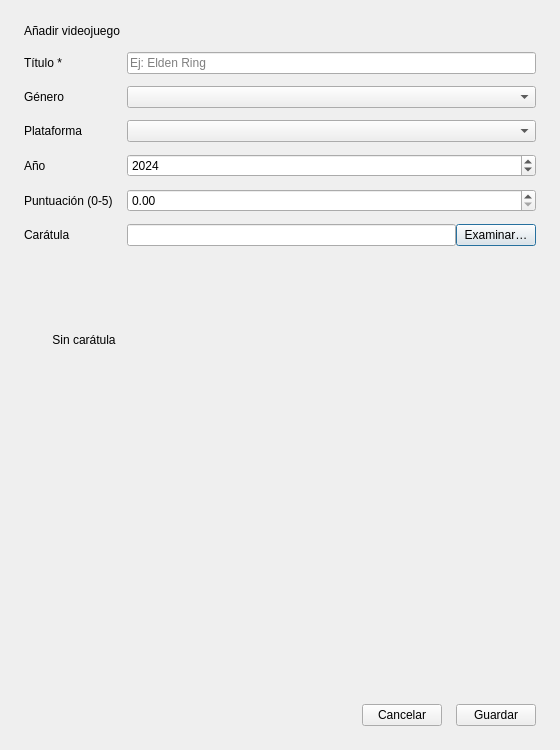
<?xml version="1.0" encoding="UTF-8"?>
<ui version="4.0">
 <class>GameForm</class>
 <widget class="QDialog" name="GameForm">
  <property name="geometry">
   <rect>
    <x>0</x>
    <y>0</y>
    <width>560</width>
    <height>750</height>
   </rect>
  </property>
  <property name="windowTitle">
   <string>Añadir / Editar Videojuego</string>
  </property>
  <layout class="QVBoxLayout" name="rootLayout">
   <property name="spacing">
    <number>14</number>
   </property>
   <property name="leftMargin">
    <number>24</number>
   </property>
   <property name="topMargin">
    <number>24</number>
   </property>
   <property name="rightMargin">
    <number>24</number>
   </property>
   <property name="bottomMargin">
    <number>24</number>
   </property>
   <item>
    <widget class="QLabel" name="formTitle">
     <property name="text">
      <string>Añadir videojuego</string>
     </property>
    </widget>
   </item>
   <item>
    <layout class="QFormLayout" name="formLayout">
     <property name="verticalSpacing">
      <number>12</number>
     </property>
     <item row="0" column="0">
      <widget class="QLabel" name="titleLabel">
       <property name="text">
        <string>Título *</string>
       </property>
      </widget>
     </item>
     <item row="0" column="1">
      <widget class="QLineEdit" name="titleInput">
       <property name="placeholderText">
        <string>Ej: Elden Ring</string>
       </property>
      </widget>
     </item>
     <item row="1" column="0">
      <widget class="QLabel" name="genreLabel">
       <property name="text">
        <string>Género</string>
       </property>
      </widget>
     </item>
     <item row="1" column="1">
      <widget class="QComboBox" name="genreInput"/>
     </item>
     <item row="2" column="0">
      <widget class="QLabel" name="platformLabel">
       <property name="text">
        <string>Plataforma</string>
       </property>
      </widget>
     </item>
     <item row="2" column="1">
      <widget class="QComboBox" name="platformInput"/>
     </item>
     <item row="3" column="0">
      <widget class="QLabel" name="yearLabel">
       <property name="text">
        <string>Año</string>
       </property>
      </widget>
     </item>
     <item row="3" column="1">
      <widget class="QSpinBox" name="yearInput">
       <property name="minimum">
        <number>1958</number>
       </property>
       <property name="maximum">
        <number>2100</number>
       </property>
       <property name="value">
        <number>2024</number>
       </property>
      </widget>
     </item>
     <item row="4" column="0">
      <widget class="QLabel" name="ratingLabel">
       <property name="text">
        <string>Puntuación (0-5)</string>
       </property>
      </widget>
     </item>
     <item row="4" column="1">
      <widget class="QDoubleSpinBox" name="ratingInput">
       <property name="maximum">
        <double>5.000000000000000</double>
       </property>
       <property name="singleStep">
        <double>0.500000000000000</double>
       </property>
      </widget>
     </item>
     <item row="5" column="0">
      <widget class="QLabel" name="coverLabel">
       <property name="text">
        <string>Carátula</string>
       </property>
      </widget>
     </item>
     <item row="5" column="1">
      <layout class="QHBoxLayout" name="coverLayout">
       <item>
        <widget class="QLineEdit" name="coverInput">
         <property name="readOnly">
          <bool>true</bool>
         </property>
        </widget>
       </item>
       <item>
        <widget class="QPushButton" name="browseCoverButton">
         <property name="text">
          <string>Examinar…</string>
         </property>
        </widget>
       </item>
      </layout>
     </item>
    </layout>
   </item>
   <item>
    <widget class="QLabel" name="coverPreview">
     <property name="minimumSize">
      <size>
       <width>120</width>
       <height>160</height>
      </size>
     </property>
     <property name="maximumSize">
      <size>
       <width>120</width>
       <height>160</height>
      </size>
     </property>
     <property name="alignment">
      <set>Qt::AlignCenter</set>
     </property>
     <property name="text">
      <string>Sin carátula</string>
     </property>
    </widget>
   </item>
   <item>
    <spacer name="verticalSpacer">
     <property name="orientation">
      <enum>Qt::Vertical</enum>
     </property>
     <property name="sizeHint" stdset="0">
      <size>
       <width>20</width>
       <height>10</height>
      </size>
     </property>
    </spacer>
   </item>
   <item>
    <layout class="QHBoxLayout" name="buttonLayout">
     <item>
      <spacer name="horizontalSpacer">
       <property name="orientation">
        <enum>Qt::Horizontal</enum>
       </property>
       <property name="sizeHint" stdset="0">
        <size>
         <width>40</width>
         <height>20</height>
        </size>
       </property>
      </spacer>
     </item>
     <item>
      <widget class="QPushButton" name="cancelButton">
       <property name="text">
        <string>Cancelar</string>
       </property>
      </widget>
     </item>
     <item>
      <widget class="QPushButton" name="saveButton">
       <property name="text">
        <string>Guardar</string>
       </property>
      </widget>
     </item>
    </layout>
   </item>
  </layout>
 </widget>
 <resources/>
 <connections/>
</ui>
